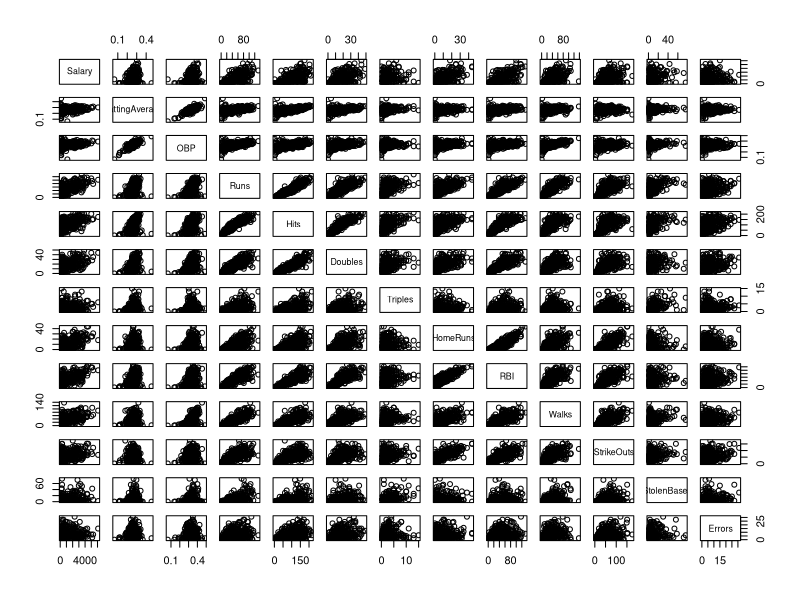
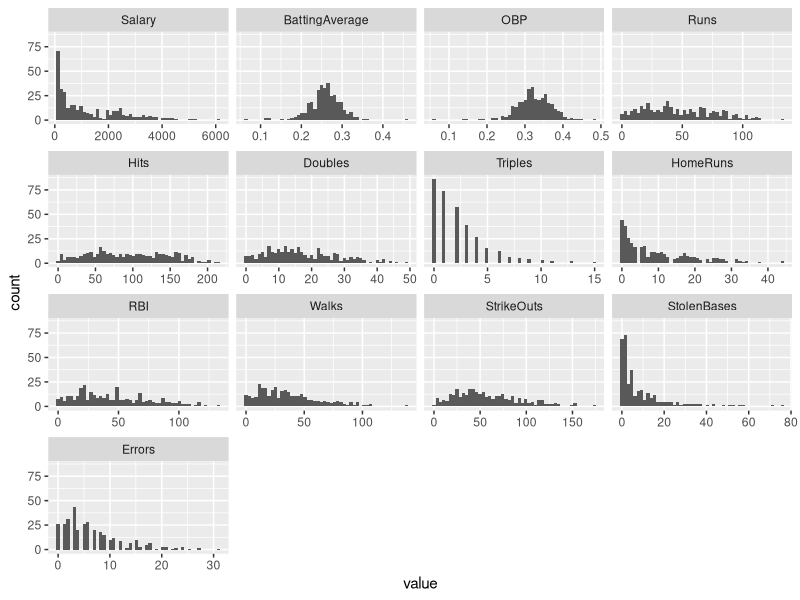

Write the R code that produced these figures, in order. (Note: this script raises an error after producing the figures.)
####################################################################
#### Setup
####################################################################
## Install and load libraries
ipak <- function(pkg){
  new.pkg <- pkg[!(pkg %in% installed.packages()[, "Package"])]
  if (length(new.pkg)) 
    install.packages(new.pkg, dependencies = TRUE)
  sapply(pkg, require, character.only = TRUE)
}

packages <- c("ggplot2", "reshape2", "gridExtra", "leaps", "car")
ipak(packages)

## Load and label data
baseball = read.table("baseball.dat.txt")
names(baseball) <- 
  c(
  'Salary',
  'BattingAverage',
  'OBP',
  'Runs',
  'Hits',
  'Doubles',
  'Triples',
  'HomeRuns',
  'RBI',
  'Walks',
  'StrikeOuts',
  'StolenBases',
  'Errors',
  'FreAgtEli',
  'FreeAgent',
  'ArbEli',
  'Arbitration',
  'Name'
  )

## Add singles data
baseball$Singles <- baseball$Hits - baseball$Doubles - baseball$Triples - baseball$HomeRuns

## Reorder columns
# baseball <- baseball[,c("Salary","BattingAverage","OBP","Runs","Hits","Singles","Doubles","Triples","HomeRuns","RBI","Walks","StrikeOuts","StolenBases","Errors","FreAgtEli",
#                         "FreeAgent","ArbEli","Arbitration","Name")]

## Remove measurement error
baseball = subset(baseball, baseball$Singles > 0)

## Display data summary without categorical variables
summary(baseball[1:13])

## Compute Correlation Matrix
corr_mat <- cor(baseball[1:17])

####################################################################
#### Initial Data Exploration
####################################################################
## Create Scatter Plots of Data
plot(baseball[1:13])

## Generate Histograms of data
ggplot(data=melt(baseball[1:13]),aes(x = value)) + facet_wrap(~variable,scales = "free_x") + geom_histogram(bins = 50)

## Free un-necessary memory
# rm(p1, p2, p3, p4, p5)
# rm(subset_salary_expanded, subset_obp)
# rm(j, X_obp, x_tmp, y_tmp, R2)
# invisible(gc())

####################################################################
#### Model Selection
####################################################################
## Fit inital linear models
lm_full = lm(Salary ~ . - Name - Singles, data = baseball)
lm_red = lm(Salary ~ . - Name - OBP - Singles, data = baseball)

## Use LEAPS for Model Selection Exploration
select_full = regsubsets(Salary ~ . - Name - Singles,method = "exhaustive",nbest = 1,nvmax=16,data = baseball)
select_red = regsubsets(Salary ~ . - Name - Singles - OBP,method = "exhaustive",nbest = 1,nvmax=16,data = baseball)
full_sum = summary(select_full)
red_sum = summary(select_red)

## Display Data
full_sum$which
red_sum$which

## Useful Values
totalSS=sum((baseball$Salary-mean(baseball$Salary))^2)
n=nrow(baseball)
sigma_hat_full=summary(lm_full)$sigma

####################################################################
#### Full Model AIC, BIC, Mallows C, Adj R2
####################################################################
## Necessary Values
p_full=17
p_f=2:p_full
RSS_full=full_sum$rss

## Adjusted R2
R2_adj_full=1-(RSS_full/(n-p_f))/(totalSS/(n-1))
plot(p_f,R2_adj_full,xlab="Number of betas",ylab="Adjusted R-squared")

## Mallow's C
C_p_full=RSS_full/(sigma_hat_full^2)+2*p_f-n
C_p_diff_full = abs(abs(C_p_full)-p_f)
plot(p_f,C_p_full,xlab="Number of betas",ylab="Mallow's Cp")
abline(0,1)

## AIC
aic_full=n*log(RSS_full/n)+2*p_f
plot(p_f,aic_full,xlab="Number of betas",ylab="AIC")

## BIC
bic_full=n*log(RSS_full/n)+p_f*log(n)
plot(p_f,bic_full,xlab="Number of betas",ylab="BIC")

## Suggested Number of Betas
r2_f = which.max(R2_adj_full)+1
mc_f = which.min(C_p_diff_full[1:15])+1
aic_f = which.min(aic_full)+1
bic_f = which.min(bic_full)+1
full_selection_betas = rbind(c(r2_f, mc_f, aic_f, bic_f))

####################################################################
#### Reduced Model AIC, BIC, Mallows C, Adj R2
####################################################################
## Necessary Values
p_red = 16
p_r=2:p_red
RSS_red=red_sum$rss

## Adjusted R2
R2_adj_red=1-(RSS_red/(n-p_r))/(totalSS/(n-1))
plot(p_r,R2_adj_red,xlab="Number of betas",ylab="Adjusted R-squared")

## Mallow's C
C_p_red=RSS_red/(sigma_hat_full^2)+2*p_r-n
C_p_diff_red = abs(abs(C_p_red)-p_r)
plot(p_r,C_p_red,xlab="Number of betas",ylab="Mallow's Cp")
abline(0,1)

## AIC
aic_red=n*log(RSS_red/n)+2*p_r
plot(p_r,aic_red,xlab="Number of betas",ylab="AIC")

## BIC
bic_red=n*log(RSS_red/n)+p_r*log(n)
plot(p_r,bic_red,xlab="Number of betas",ylab="BIC")


## Suggested Number of Betas
r2_r = which.max(R2_adj_red)+1
mc_r = which.min(C_p_diff_red[1:14])+1
aic_r = which.min(aic_red)+1
bic_r = which.min(bic_red)+1
red_selection_betas = rbind(c(r2_r, mc_r, aic_r, bic_r))

####################################################################
#### Model Selection Summary and VIF Analysis
####################################################################
## Number of Betas suggested by each method
selection_matrix = matrix(c(full_selection_betas,red_selection_betas),ncol=length(full_selection_betas))
colnames(selection_matrix) <- c('Adj R2','MallowC','AIC','BIC')
rownames(selection_matrix) <- c('Full','Reduced')

## Full Model Selection Results
lm_full_aic = lm(Salary ~ Runs+Hits+Triples+HomeRuns+RBI+StrikeOuts+StolenBases+Errors+FreAgtEli+FreeAgent+ArbEli+Arbitration, data=baseball)
lm_full_bic = lm(Salary ~ Runs+Hits+HomeRuns+RBI+StrikeOuts+StolenBases+FreAgtEli+FreeAgent+ArbEli, data=baseball)

## Reduced (No OBP) Model Selection Results
lm_red_r2 = lm(Salary ~ Runs+Hits+HomeRuns+RBI+StrikeOuts+StolenBases+FreAgtEli+FreeAgent+ArbEli, data=baseball)
lm_red_aic = lm(Salary ~ BattingAverage+Runs+Hits+Doubles+Triples+HomeRuns+RBI+StrikeOuts+StolenBases+Errors+FreAgtEli+FreeAgent+ArbEli+Arbitration, data=baseball)
lm_red_bic = lm(Salary ~ HomeRuns+RBI+StrikeOuts+StolenBases+FreAgtEli+ArbEli, data=baseball)

## NOTE: lm_full_bic and lm_red_r2 are the same model!

######################
# Full models
######################
## Full AIC VIF
vif(lm_full_aic)
which.max(vif(lm_full_aic))

lm_full_aic = update(lm_full_aic, . ~ . - RBI) 
vif(lm_full_aic)
which.max(vif(lm_full_aic))

lm_full_aic = update(lm_full_aic, . ~ . - Runs) 
vif(lm_full_aic)

## Full BIC VIF
vif(lm_full_bic)
which.max(vif(lm_full_bic))

lm_full_bic = update(lm_full_bic, . ~ . - RBI) 
vif(lm_full_bic)
which.max(vif(lm_full_bic))

lm_full_bic = update(lm_full_bic, . ~ . - Runs) 
vif(lm_full_bic)

######################
# Reduced models
######################
## Reduced AIC VIF
vif(lm_red_aic)
which.max(vif(lm_red_aic))

lm_red_aic = update(lm_red_aic, . ~ . - Hits) 
vif(lm_red_aic)
which.max(vif(lm_red_aic))

lm_red_aic = update(lm_red_aic, . ~ . - RBI) 
vif(lm_red_aic)
which.max(vif(lm_red_aic))

lm_red_aic = update(lm_red_aic, . ~ . - Runs) 
vif(lm_red_aic)

## Reduced BIC VIF
vif(lm_red_bic)
which.max(vif(lm_red_bic))

lm_red_bic = update(lm_red_bic, . ~ . - RBI)
vif(lm_red_bic)

####################################################################
#### Adjusted Models after VIF and final model selection
####################################################################
## After selection lm_red_r2 and lm_full_bic are the same
summary(lm_full_aic) # Adj R2 Value = 0.6745
summary(lm_full_bic) # Adj R2 Value = 0.6732
summary(lm_red_aic) # Adj R2 Value = 0.6678
summary(lm_red_bic) # Adj R2 Value = 0.6459

adj_r2_sum = c(summary(lm_full_aic)$adj.r.squared,summary(lm_full_bic)$adj.r.squared,summary(lm_red_aic)$adj.r.squared,summary(lm_red_bic)$adj.r.squared)
names(adj_r2_sum) <- c("lm_full_aic", "lm_full_bic", "lm_red_aic", "lm_red_bic")

lm_best = lm_full_aic
## lm_full_aic is the best model. OBP was not selected for any models by exhaustive model selection.
## Model: Salary ~ Hits + Triples + HomeRuns + StrikeOuts + StolenBases + Errors + FreeAgentEligibility + FreeAgent + ArbitrationEligibility + Arbitration
## Categorical predictors have the highest values for the model. Arbitration eligibility has an extremely high impact, which makes sense
## because salaries are determined through arbitration.

####################################################################
#### Final Model Plots/Tests
####################################################################
## Shapiro-Wilk
shapiro_best = shapiro.test(lm_best$residuals)

## R-plots
plot(lm_best)
plot(lm_best,which=c(4,6))

means = data.frame(rbind(colMeans(baseball[1:17])))
predict(lm_best,means, interval="predict")

